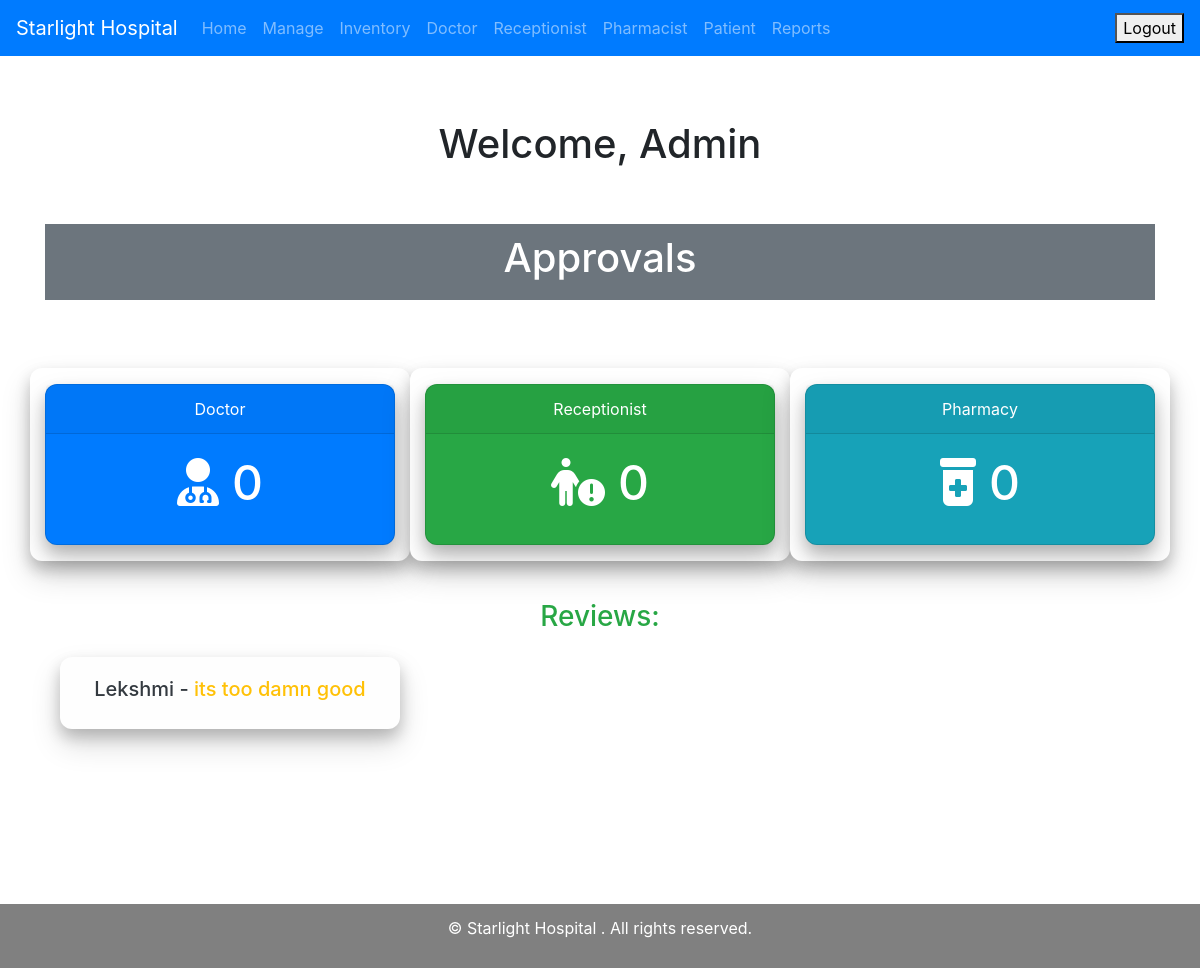
Screenshot of /hospital/admin (signed in) with the database file from the repository.
### hospital_app/models.py (models this page shows)
class HospitalReview(models.Model):
    patient = models.ForeignKey(Patient, on_delete=models.CASCADE)
    review = models.TextField(null=True, blank=True)

class Patient(models.Model):
    user_profile = models.OneToOneField(UserProfile, on_delete=models.CASCADE)
    address=models.CharField(max_length=22225,null=True)
    gender = models.CharField(max_length=5,null=True)
    is_inpatient = models.BooleanField(default=False)  # Categorize as inpatient or outpatient
    patient_id = models.CharField(max_length=15, unique=True, null=True, blank=True)

class UserProfile(models.Model):
    ROLE_CHOICES = [
        ('Doctor', 'Doctor'),
        ('Patient', 'Patient'),
        ('Receptionist', 'Receptionist'),
        ('Pharmacist', 'Pharmacist'),
    ]
    user = models.OneToOneField(User, on_delete=models.CASCADE)
    role = models.CharField(max_length=15, choices=ROLE_CHOICES)
    soft_deletion = models.BooleanField(default=False)

### hospital_app/views.py (the view)
# urls.py: path('hospital/admin',views.admin_homepage,name='admin_homepage'),
@login_required(login_url='hospital_loginpage')
def admin_homepage(request):
    Appointment.auto_cancel_past_appointments()
    low_stock_medicines = Prescription.objects.filter(alert=True)
    doctors = DoctorNotification.objects.all()
    doctors_count = DoctorNotification.objects.all().count()
    receptionists = ReceptionistNotification.objects.all()
    receptionists_count = ReceptionistNotification.objects.all().count()
    pharmacists = PharmacistNotification.objects.all()
    pharmacists_count = PharmacistNotification.objects.all().count()
    hospital_reviews = HospitalReview.objects.all()
    return render(request,'admin/adminhome.html',{'doctors': doctors ,'receptionists':receptionists ,'pharmacists':pharmacists,'doctors_count':doctors_count,'receptionists_count':receptionists_count,'pharmacists_count':pharmacists_count,'low_stock_medicines':low_stock_medicines,'hospital_reviews':hospital_reviews})

### hospital_app/models.py (called while the page is built)
    @classmethod
    def auto_cancel_past_appointments(cls):
        today_date = now().date()
        appointments_to_update = cls.objects.filter( appointment_date__date__lt=today_date,  status__in=['Scheduled', 'Rescheduled'])
        appointments_to_update.update(status='Cancelled')

### templates/admin/adminhome.html (shortened to what this page needs)
{% extends 'admin/navbar.html' %}
{% block content %}
{% load static %}
<link href="https://cdn.jsdelivr.net/npm/bootstrap@4.6.2/dist/css/bootstrap.min.css" rel="stylesheet">
    <link href="https://cdnjs.cloudflare.com/ajax/libs/font-awesome/6.7.1/css/all.min.css" rel="stylesheet">
<body>
    <div class="cover-container d-flex h-100 p-3 mt-5 flex-column" style="min-height: 100vh;">
        <div class="container text-center ">
            <h1>Welcome, Admin</h1><br>
            <div class="bg-secondary mt-4 " style="padding: 10px;"><h1 class="text-white">Approvals</h1></div>
            <div class="row mt-5 " style="padding-top: 20px;">
                <div class="col-md-4  projected" >
                    <a href="#" class="text-decoration-none projected" data-bs-toggle="modal" data-bs-target="#doctorModal">
                        <div class="card text-white bg-primary mb-3 mt-3 projected"  >
                            <div class="card-header">Doctor</div>
                            <div class="card-body">
                                <h5 class="card-title fa-3x"><i class="fa-solid fa-user-doctor " style="color: #ffffff;"></i>   {{doctors_count}} </h5>
                            </div>
                        </div>
                    </a>
                </div>
                <div class="col-md-4 projected">
                    <a href="#" class="text-decoration-none " data-bs-toggle="modal" data-bs-target="#receptionistModal">
                        <div class="card text-white bg-success mb-3 mt-3 projected" >
                            <div class="card-header">Receptionist</div>
                            <div class="card-body">
                                <h5 class="card-title fa-3x"><i class="fa-solid fa-person-circle-exclamation" style="color: #ffffff;"></i> {{ receptionists_count }}</h5>
                            </div>
                        </div>
                    </a>
                </div>
                <div class="col-md-4 projected">
                    <a href="#" class="text-decoration-none "  data-bs-toggle="modal" data-bs-target="#pharmacistModal">
                        <div class="card text-white bg-info mb-3 mt-3 projected" >
                            <div class="card-header">Pharmacy</div>
                            <div class="card-body">
                                <h5 class="card-title fa-3x"><i class="fa-solid fa-prescription-bottle-medical" style="color: #ffffff;"></i> {{ pharmacists_count }}</h5>
                            </div>
                        </div>
                    </a>
                </div>
            </div>
            {% if hospital_reviews.exists %}
            <h3 class="mb-4 text-success mt-4" style="padding-top: 15px;">Reviews:</h3>
        <div class="list-group">
            {% for hospital_review in hospital_reviews %}
            <div class="col-md-4">
                <div class="projected review-card">
                    <h5 class="mb-2 text-dark">{{ hospital_review.patient.user_profile.user.username }} -
                        <span class="text-warning">{{ hospital_review.review }}</span>
                    </h5>
                </div>
                </div>
            {% endfor %}
            {% else %}
            <div class="alert alert-danger text-left">
            <h3 class="mb-4 text-success">No reviews at the moment</h3>
        </div>
        {% endif %}
        </div>
        </div>
    </div>
</body>
{% endblock %}

### templates/admin/adminhome.html (style rules this page uses)
.projected { box-shadow: 0 8px 15px rgba(0, 0, 0, 0.2), 0 15px 30px rgba(0, 0, 0, 0.15); border-radius: 12px; background: #ffffff; transition: transform 0.3s, box-shadow 0.3s; }
.review-card { padding: 20px; margin-bottom: 20px; background: #fefefe; }

### rows the page displays
HospitalReview: patient.user_profile.user.username "Lekshmi", review "its too damn good"

### other values shown
{{ doctors_count }} "0"
{{ receptionists_count }} "0"
{{ pharmacists_count }} "0"
